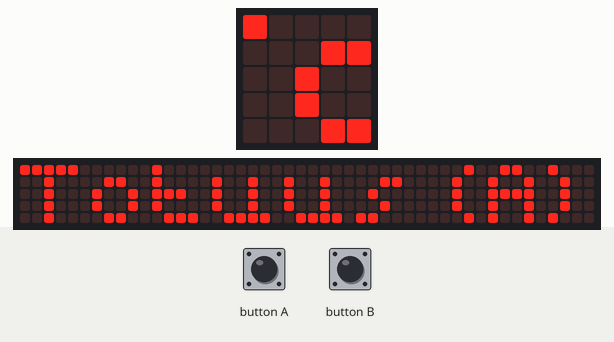
This program was run on a simulated BBC micro:bit running MicroPython. Shown: the board's 5×5 LED display, a strip that is not on the board, showing the scrolling text unrolled. Inputs (shaded band) come from the test bench. Random numbers come from a fixed seed; the 48×5 strip is a reading aid, not a part: it shows the text the display is scrolling, unrolled, one strip-width of it at a time.

Above: at 1.27 s.
1.3 s: button A pressed for 0.3 s
At 19.57 s:
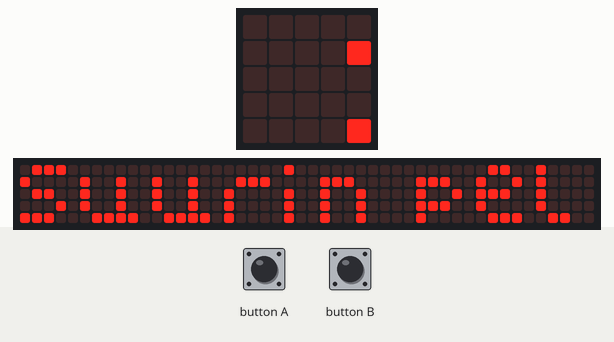
21.4 s: button B pressed for 0.3 s
At 30.82 s:
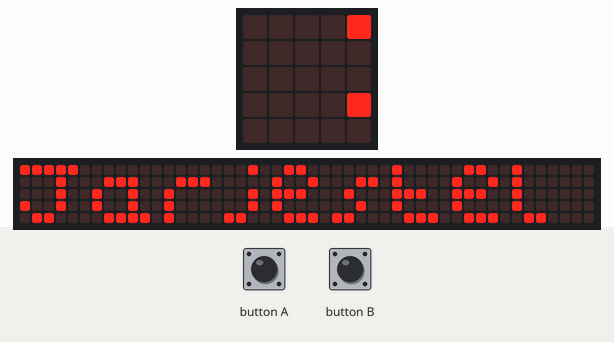
51.9 s: button A pressed for 1 s
At 69.97 s:
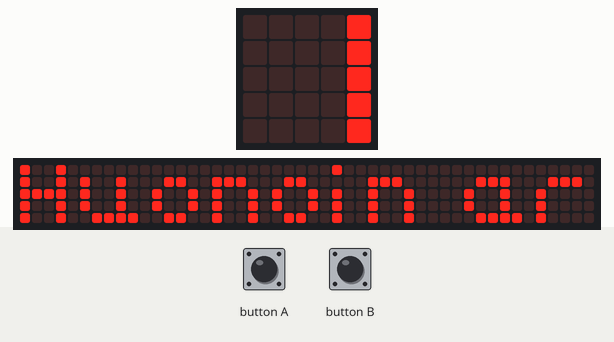

The program:

demo.py
```python
from microbit import *
import random

totuudet = [
    'Suurin pelkosi?',
    'Huonoin arvosana?'
]

tehtavat = [
    'Jarjestele kaikkien kengat!',
    'Silita kaktusta!'
]

while True:
    display.scroll("Totuus (A) vai tehtava (B)?")
    if button_a.was_pressed():
        display.scroll(random.choice(totuudet))
    if button_b.was_pressed():
        display.scroll(random.choice(tehtavat))
```
